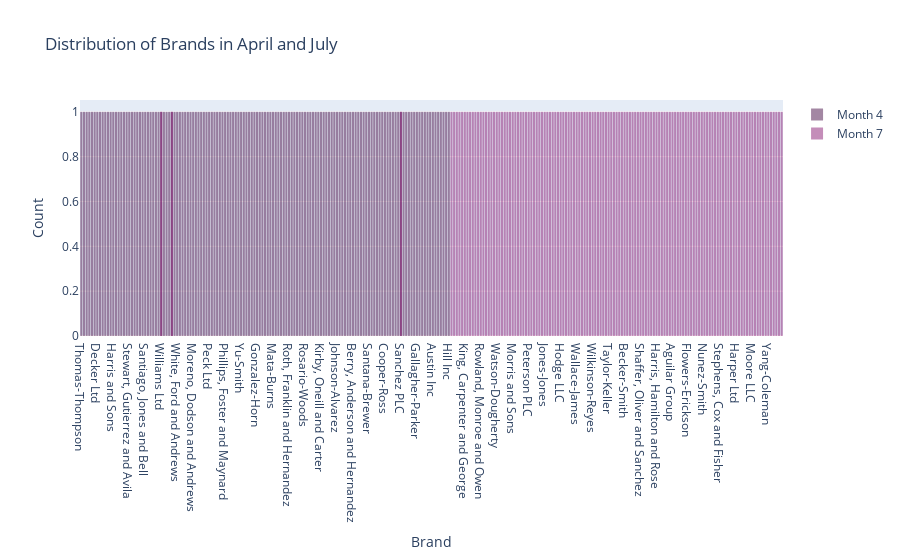

The notebook cell this image was saved under:
### Code cell
brand_4 = df[df['Month'] == 4]['Brand'].unique()
brand_7 = df[df['Month'] == 7]['Brand'].unique()

# Create histograms for the brands in each month
trace4 = go.Histogram(
    x=brand_4,
    opacity=0.75,
    name='Month 4',
    marker=dict(color='rgba(80, 27, 80, 0.7)')
)

trace7 = go.Histogram(
    x=brand_7,
    opacity=0.75,
    name='Month 7',
    marker=dict(color='rgba(125, 2, 100, 0.6)')
)

# Combine the histograms
data = [trace4, trace7]

# Define layout
layout = go.Layout(
    barmode='overlay',  # Overlapping bars
    title='Distribution of Brands in April and July',
    xaxis=dict(title='Brand'),
    yaxis=dict(title='Count'),
    bargap=0.2  # Space between bars
)

# Create the figure and plot
fig = go.Figure(data=data, layout=layout)
iplot(fig)

### Figure 1 — Plotly figure (JSON) as saved in the notebook; plotly's stock layout.template omitted (floating-point values rounded to 4 significant figures; data arrays with more than 128 entries replaced by an {"elided": "..."} marker saying what was removed)
{"data": [{"marker": {"color": "rgba(80, 27, 80, 0.7)"}, "name": "Month 4", "opacity": 0.75, "type": "histogram", "x": {"elided": "139 str values"}}, {"marker": {"color": "rgba(125, 2, 100, 0.6)"}, "name": "Month 7", "opacity": 0.75, "type": "histogram", "x": ["Coleman-Pena", "Carlson, Mcdonald and Hatfield", "Neal-Francis", "Burton LLC", "Ho-Porter", "King, Carpenter and George", "Wagner, Burton and Ashley", "Smith, Miller and Cooper", "Wright-Green", "Weaver Ltd", "Thompson, Chapman and Jones", "Rowland, Monroe and Owen", "Alvarado-Carter", "Perez LLC", "Castro, Briggs and Gilmore", "Peterson Inc", "Gilbert Inc", "Watson-Dougherty", "Patton and Sons", "Baird-Henderson", "Andrews LLC", "Hebert Inc", "Fleming, Cooper and Wilson", "Morris and Sons", "Garrett, Schultz and Carlson", "Bates, Pearson and Hardy", "Cruz, Callahan and Carpenter", "Delgado and Sons", "Boyle, Collier and Marquez", "Peterson PLC", "Cabrera-White", "Kelly, Esparza and Carson", "Anderson, Huff and Sanchez", "Jones, Gonzalez and Camacho", "Schultz-Baker", "Jones-Jones", "Ware, May and Lopez", "Smith-Williams", "Martinez Ltd", "Wallace, Turner and Young", "Wells, Harris and Bowman", "Beck, Choi and Thomas", "Hodge LLC", "Walton Inc", "Edwards Group", "Ross, Clark and Webb", "Kelly PLC", "Finley Group", "Wallace-James", "Smith PLC", "Pittman, Williams and Mejia", "Diaz, Ball and Juarez", "Garrett, Bush and Butler", "Martin-Morales", "Wilkinson-Reyes", "Branch Ltd", "Bailey-Davis", "Ross PLC", "Rodriguez, Adams and Smith", "Jones-Leonard", "Taylor-Keller", "Ruiz LLC", "Foster Ltd", "Jones, Phillips and Mckinney", "Soto, Hubbard and Kim", "Webster-Sullivan", "Becker-Smith", "White LLC", "Browning-Durham", "Tanner, Schwartz and Weber", "Rivera, Garcia and Lewis", "Sanchez Inc", "Shaffer, Oliver and Sanchez", "Cruz Ltd", "Chase Ltd", "Rivera-Watson", "Banks Group", "Wilson-Bailey", "Harris, Hamilton and Rose", "Peterson, Long and Ward", "Jensen-Lowe", "Snow, Miller and Phelps", "Palmer-Gross", "Stewart, Webster and Ford", "Aguilar Group", "Wolf, Hamilton and Rubio", "Velasquez-Baker", "Edwards, Mcbride and Gonzalez", "Shepard, Montoya and Parks", "Shaw-Brown", "Flowers-Erickson", "Walker-Grant", "Black-Hamilton", "Adkins, Robertson and Lindsey", "Williamson, Martinez and Contreras", "Anderson-Burns", "Nunez-Smith", "Williams, Carrillo and Rice", "Smith-Scott", "Smith Group", "Marquez Ltd", "Moyer, Lee and Abbott", "Stephens, Cox and Fisher", "Mckay PLC", "Hanson, Barron and Castillo", "Gonzales Ltd", "Calhoun Inc", "Sanchez PLC", "Moran Inc", "Harper Ltd", "Williams Ltd", "Kirby and Sons", "Smith, Davis and Gutierrez", "Stokes-Mclean", "Wagner, Martinez and Dorsey", "Williams, Nichols and Oliver", "Moore LLC", "Wilson, Torres and Rodriguez", "Hawkins Group", "Gomez LLC", "Reeves-Elliott", "Carroll, Brown and Bates", "Yang-Coleman", "Santiago, Yoder and Stevens", "Moore-Ingram", "Anderson-Cruz", "Garcia Group", "Lang, Brown and Stone"]}], "layout": {"bargap": 0.2, "barmode": "overlay", "title": {"text": "Distribution of Brands in April and July"}, "xaxis": {"title": {"text": "Brand"}}, "yaxis": {"title": {"text": "Count"}}}}
